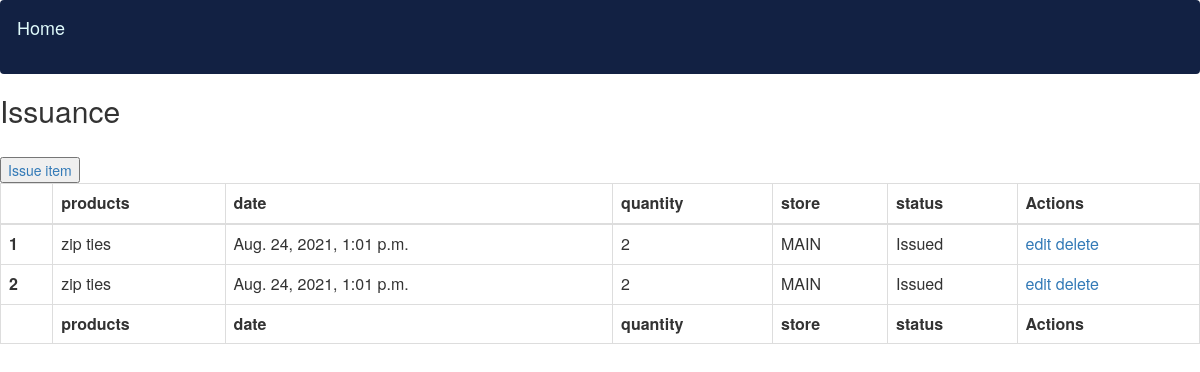
The page /issuance/ (signed in) on the database as committed earlier.
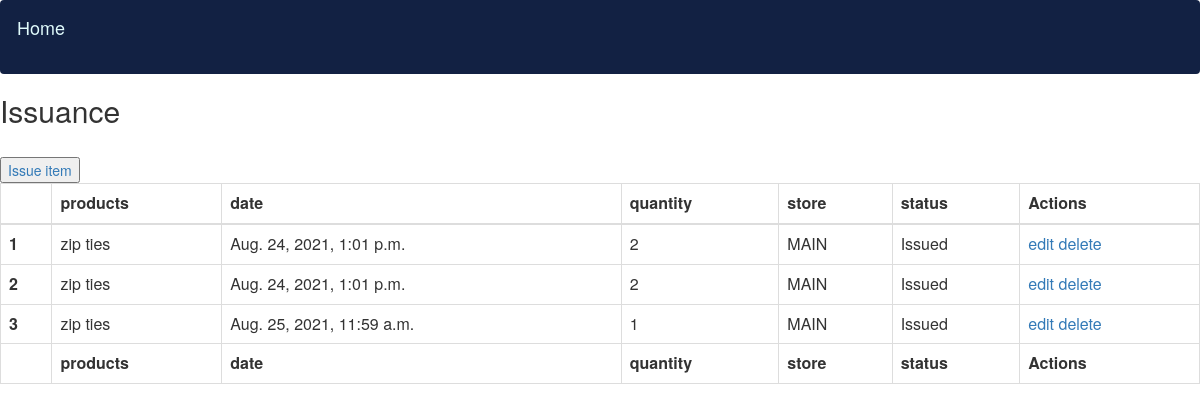
The same page on the database as committed later.
### inv/models.py (models this page shows)
class Issuance(models.Model):
    STATUS=(
            ('Issued','Issued'),('Available','Availabe'),
            )
    products=models.ForeignKey(Product,null=True,on_delete=models.SET_NULL)
    date_created=models.DateTimeField(auto_now_add=True)
    quantity= models.IntegerField(default=0,blank=True,validators=[MinValueValidator(0)])
    store=models.ForeignKey(Store,null=True,on_delete=models.SET_NULL)
    status=models.CharField(max_length=200,null=True,choices=STATUS)

class Product(models.Model):
    UNITS=(
        ('METERS','METERS'),('PACKET','PACKET'),('EXACT','EXACT')
        )
    product_number=models.IntegerField(primary_key=True)
    name=models.CharField(max_length=200,null=True)
    vendor=models.ForeignKey(Vendor,null=True,on_delete=models.SET_NULL)
    buying_price= models.IntegerField(default=0,blank=True,validators=[MinValueValidator(0)])
    selling_price=models.FloatField(default=0,blank=True,validators=[MinValueValidator(0)])
    units=models.CharField(max_length=200,null=True,choices=UNITS)
    product_description=models.CharField(max_length=200,null=True)
    date_created=models.DateTimeField(auto_now_add=True)
    def __str__(self) :
        return self.name

class Store(models.Model):
    name=models.CharField(max_length=200,null=True)
    engineer=models.ForeignKey(Engineer,null=True,on_delete=models.SET_NULL)
    def __str__(self) :
        return self.name

### inv/views.py (the view)
# urls.py: path('issuance/',views.issuance,name='issuance'),
@login_required(login_url='loginpage')
def issuance(request):
    issuances = Issuance.objects.all()
    return render(request,'inv/issuance.html',{'issuances':issuances})

### inv/templates/inv/issuance.html (shortened to what this page needs)
<link href="//maxcdn.bootstrapcdn.com/bootstrap/3.3.0/css/bootstrap.min.css" rel="stylesheet" id="bootstrap-css">
{% block content %}
{%include 'inv/navbar.html'%}
	<h2>Issuance</h2>
    <button><a  href=" {%url 'create_issuance'%}" >Issue item</a></button>
	{% if issuances %}
	<table id="example" class="table table-bordered display" style="width:100%">
    		<thead class="thead-dark">
            		<tr>
                        <th></th>
                        <th>products</th>
                        <th>date</th>
                        <th>quantity</th>
                        <th>store</th>
                        <th>status</th>
                        <th>Actions</th>
                    </tr>
        	</thead>
        	<tbody>
                    {% for instance in issuances %}
                    <tr>
                        <th scope="row">{{forloop.counter}}</th>
                        <td>{{instance.products}}</td>
                        <td>{{instance.date_created}}</td>
                        <td>{{instance.quantity}}</td>
                        <td>{{instance.store}}</td>
                        <td>{{instance.status}}</td>
                        <td><a href=" " >edit</a>
                            <a href=" ">delete</a></td>
                    </tr>
                        {% endfor %}
		    </tbody>
		    <tfoot>
                    <tr>
                        <th></th>
                        <th>products</th>
                        <th>date</th>
                        <th>quantity</th>
                        <th>store</th>
                        <th>status</th>
                        <th>Actions</th>
                    </tr>
        	</tfoot>
	</table>
	{% else %}
    		<p>No details are available.</p>
	{% endif %}
{% endblock %}

Rows that differ between the two databases and show on the page:
added Issuance: products "zip ties", date_created "Aug. 25, 2021, 11:59 a.m.", quantity "1", store "MAIN", status "Issued"
